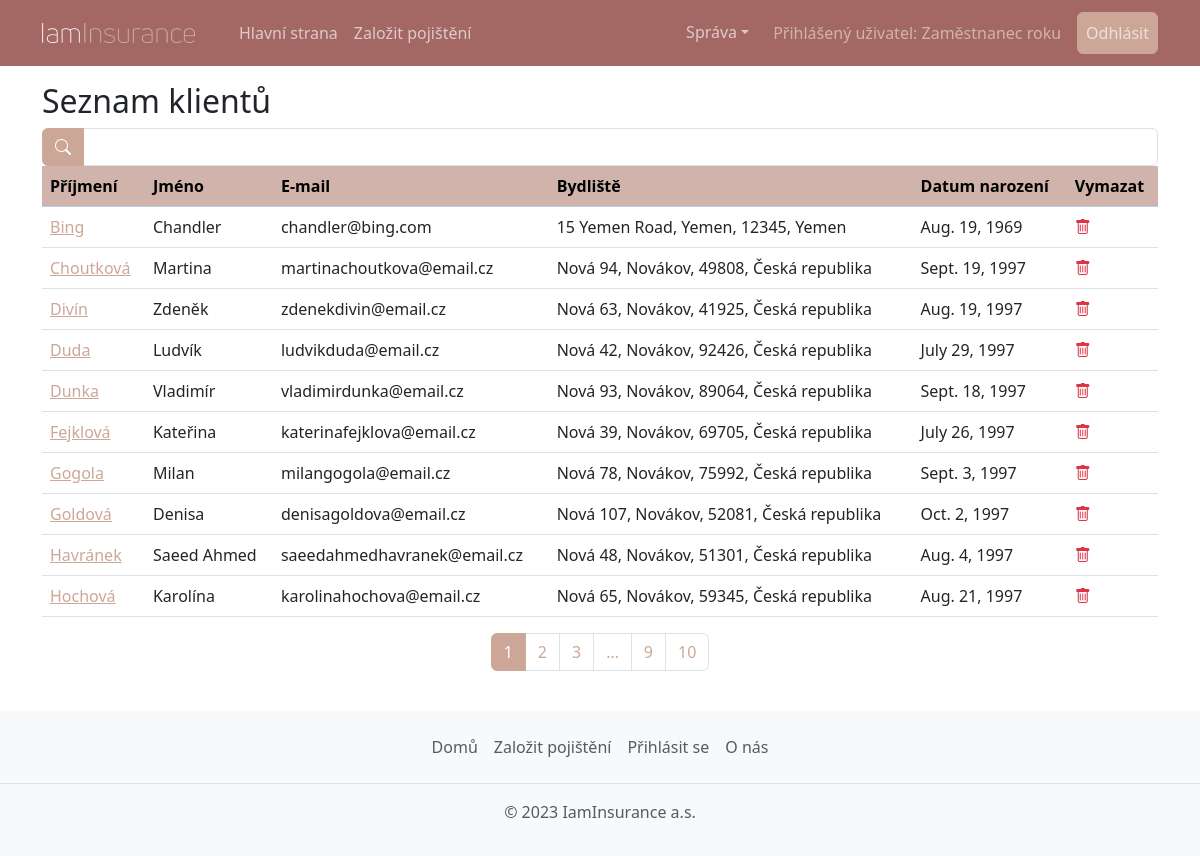
The page /sprava/seznam-klientu/ (signed in) on the database its author committed.
### insurance_app/models.py (models this page shows, shortened)
class Person(AbstractBaseUser, PermissionsMixin):
    USERNAME_FIELD: str = "email"
    REQUIRED_FIELDS: list = ["first_name", "last_name", "date_of_birth"]  # other fields are not required for staff
    objects: BaseUserManager = PersonManager()
    first_name: models.Field = models.CharField(max_length=150, verbose_name='Křestní jméno')
    last_name: models.Field = models.CharField(max_length=150, verbose_name='Příjmení')
    email: models.Field = models.EmailField(unique=True, verbose_name='E-mail')
    phone: models.Field = modelfields.PhoneNumberField(region="CZ", null=True, verbose_name='Telefon')
    address1: models.Field = models.CharField(max_length=150, default="", verbose_name='Adresa')
    address2: models.Field = models.CharField(
        max_length=150, blank=True, default="", verbose_name='Adresa - druhý řádek'
    )
    postal_code: models.Field = models.CharField(max_length=12, default="", verbose_name='PSČ')
    city: models.Field = models.CharField(max_length=150, default="", verbose_name='Město')
    country: models.Field = models.CharField(max_length=150, default="", verbose_name='Stát')
    date_of_birth: models.Field = models.DateField(verbose_name='Datum narození')
    is_staff: models.Field = models.BooleanField(default=False, verbose_name='Zaměstnanec')
    is_superuser: models.Field = models.BooleanField(default=False, verbose_name='Administrátor')
    slug: models.Field = models.SlugField(unique=True, null=False)
    @property
    def full_address(self) -> str:
        chunks = tuple(
            filter(  # this filter is used for including only nonempty fields
                lambda c: c,
                (
                    str(self.address1),
                    str(self.address2),
                    str(self.city),
                    str(self.postal_code),
                    str(self.country)
                )
            )
        )
        return ", ".join(chunks)
    def __str__(self) -> str:
        return f"{self.last_name} {self.first_name}"

### administration/views.py (the view, shortened to what this page needs)
# urls.py: path("seznam-klientu/", views.ClientListView.as_view(), name="clients-list"),
@method_decorator(staff_member_required, name='get')
class ClientListView(generic.ListView):
    model: Model = models.Person
    paginate_by = 10
    template_name: str = template.CLIENT_LIST
    title: str = "Seznam klientů"
    def get_queryset(self) -> QuerySet:
        queryset = models.Person.objects.filter(is_staff=False).order_by('last_name', 'first_name')
        if 'name-search' in self.request.POST:
            queryset = queryset.filter(last_name__contains=self.request.POST['name-search'])
        return queryset
    def get_context_data(self, *, object_list: QuerySet = None, **kwargs) -> dict:
        context = super().get_context_data(**kwargs)
        context['title'] = self.title
        page = self.request.GET.get('page', 1)
        context['page_range'] = self.get_paginator(self.get_queryset(), self.paginate_by)\
            .get_elided_page_range(page, on_each_side=2)
        if 'name-search' in self.request.POST:
            context['name_search'] = self.request.POST['name-search']
        return context

### insurance_app/templates/insurance_app/clients_list.html (shortened to what this page needs)
{% extends 'main.html' %}
{% block content %}
<form method="POST">
    <div class="input-group mw-25">
        <button class="btn btn-primary" type="submit">
            <i class="bi bi-search"></i>
        </button>
        <input class="form-control" type="text" name="name-search" value="{{ name_search }}">
    </div>
</form>
<table class="table table-hover">
    <thead class="table-primary">
        <tr>
            <th>Příjmení</th>
            <th>Jméno</th>
            <th>E-mail</th>
            <th>Bydliště</th>
            <th>Datum narození</th>
            <th>Vymazat</th>
        </tr>
    </thead>
    <tbody>
    {% if object_list.0 %}
    {% for obj in page_obj %}
        <tr>
            <td><a href="{% url 'contracts-list' pk=obj.pk %}">{{ obj.last_name }}</a></td>
            <td>{{ obj.first_name }}</td>
            <td>{{ obj.email }}</td>
            <td>{{ obj.full_address }}</td>
            <td>{{ obj.date_of_birth }}</td>
            <td><a href="{% url 'client-delete' pk=obj.pk %}"><i class="bi bi-trash link-danger"></i></a></td>
        </tr>
    {% endfor %}
    {% else %}
        <tr><td colspan="4">Žádný uživatel nenalezen</td></tr>
    {% endif %}
    </tbody>
</table>
{% if object_list.0 %}
<nav aria-label="Stránkování seznamu klientů">
    <ul class="pagination justify-content-center">
        {% for page in page_range %}
        <li class="page-item">
            {% if page == page_obj.paginator.ELLIPSIS %}
            <span class="page-link">{{ page }}</span>
            {% else %}
            <a class="page-link {% if page == page_obj.number %}active{% endif %}" href="?page={{ page }}" aria-label="{{ page }}">{{ page }}</a>
            {% endif %}
        </li>
        {% endfor %}
    </ul>
</nav>
{% endif %}
{% endblock %}

### insurance_app/templates/header.html (shortened to what this page needs)
{% load static %}
<header>
        <nav class="navbar navbar-expand-lg bg-body-tertiary mb-3">
            <div class="container">
                <a class="navbar-brand" href="{% url 'home' %}">
                    <img src="{% static 'images/iaminsurance-logo.webp' %}" class="img-brand" alt="iaminsurance">
                </a>
                <div class="collapse navbar-collapse" id="navbarSupportedContent">
                    <ul class="navbar-nav me-auto mb-2 mb-lg-0">
                        <li class="nav-item">
                            <a class="nav-link" aria-current="page" href="{% url 'home' %}">Hlavní strana</a>
                        </li>
                        <li class="nav-item">
                            <a class="nav-link" href="{% if user.is_authenticated %}{% url 'register-contract' %}{% else %}{% url 'register' %}{% endif %}">Založit pojištění</a>
                        </li>
                    </ul>
                    <ul class="navbar-nav ms-auto mb-2 mb-lg-0">
                        {% if user.is_staff %}<li class="nav-item dropdown">
                            <a class="nav-link dropdown-toggle" href="#" role="button" data-bs-toggle="dropdown" aria-expanded="false">Správa</a>
                        </li>
                        {% endif %}
                        {% if not user.is_authenticated %}
                        <li class="nav-item"><a class="btn btn-primary" href="{% url 'login' %}">Login</a></li>
                        {% else %}
                        <li class="nav-item align-self-center"><span class="mx-3 text-secondary">Přihlášený uživatel: {{ user }}</span></li>
                        <li class="nav-item"><a class="nav-link btn btn-primary" href="{% url 'logout' %}">Odhlásit</a></li>
                        {% endif %}
                    </ul>
                </div>
            </div>
        </nav>
    </header>

### insurance_app/static/css/style.css (style rules this page uses)
body { background: #fffffe; }
.img-brand { height: 40px; padding: 10px 20px 10px 0; }

### rows shown on the page
Person: last_name+first_name "Zaměstnanec roku"
Person: last_name "Bing", first_name "Chandler", email "chandler@bing.com", full_address "15 Yemen Road, Yemen, 12345, Yemen", date_of_birth "Aug. 19, 1969"
Person: last_name "Choutková", first_name "Martina", email "martinachoutkova@email.cz", full_address "Nová 94, Novákov, 49808, Česká republika", date_of_birth "Sept. 19, 1997"
Person: last_name "Divín", first_name "Zdeněk", email "zdenekdivin@email.cz", full_address "Nová 63, Novákov, 41925, Česká republika", date_of_birth "Aug. 19, 1997"
Person: last_name "Duda", first_name "Ludvík", email "ludvikduda@email.cz", full_address "Nová 42, Novákov, 92426, Česká republika", date_of_birth "July 29, 1997"
Person: last_name "Dunka", first_name "Vladimír", email "vladimirdunka@email.cz", full_address "Nová 93, Novákov, 89064, Česká republika", date_of_birth "Sept. 18, 1997"
Person: last_name "Fejklová", first_name "Kateřina", email "katerinafejklova@email.cz", full_address "Nová 39, Novákov, 69705, Česká republika", date_of_birth "July 26, 1997"
Person: last_name "Gogola", first_name "Milan", email "milangogola@email.cz", full_address "Nová 78, Novákov, 75992, Česká republika", date_of_birth "Sept. 3, 1997"
Person: last_name "Goldová", first_name "Denisa", email "denisagoldova@email.cz", full_address "Nová 107, Novákov, 52081, Česká republika", date_of_birth "Oct. 2, 1997"
Person: last_name "Havránek", first_name "Saeed Ahmed", email "saeedahmedhavranek@email.cz", full_address "Nová 48, Novákov, 51301, Česká republika", date_of_birth "Aug. 4, 1997"
Person: last_name "Hochová", first_name "Karolína", email "karolinahochova@email.cz", full_address "Nová 65, Novákov, 59345, Česká republika", date_of_birth "Aug. 21, 1997"

### other values the page prints
{{ title }} "Seznam klientů"
{{ page }} "1" "2" "3" "9" "10"
{{ page }} "…"
